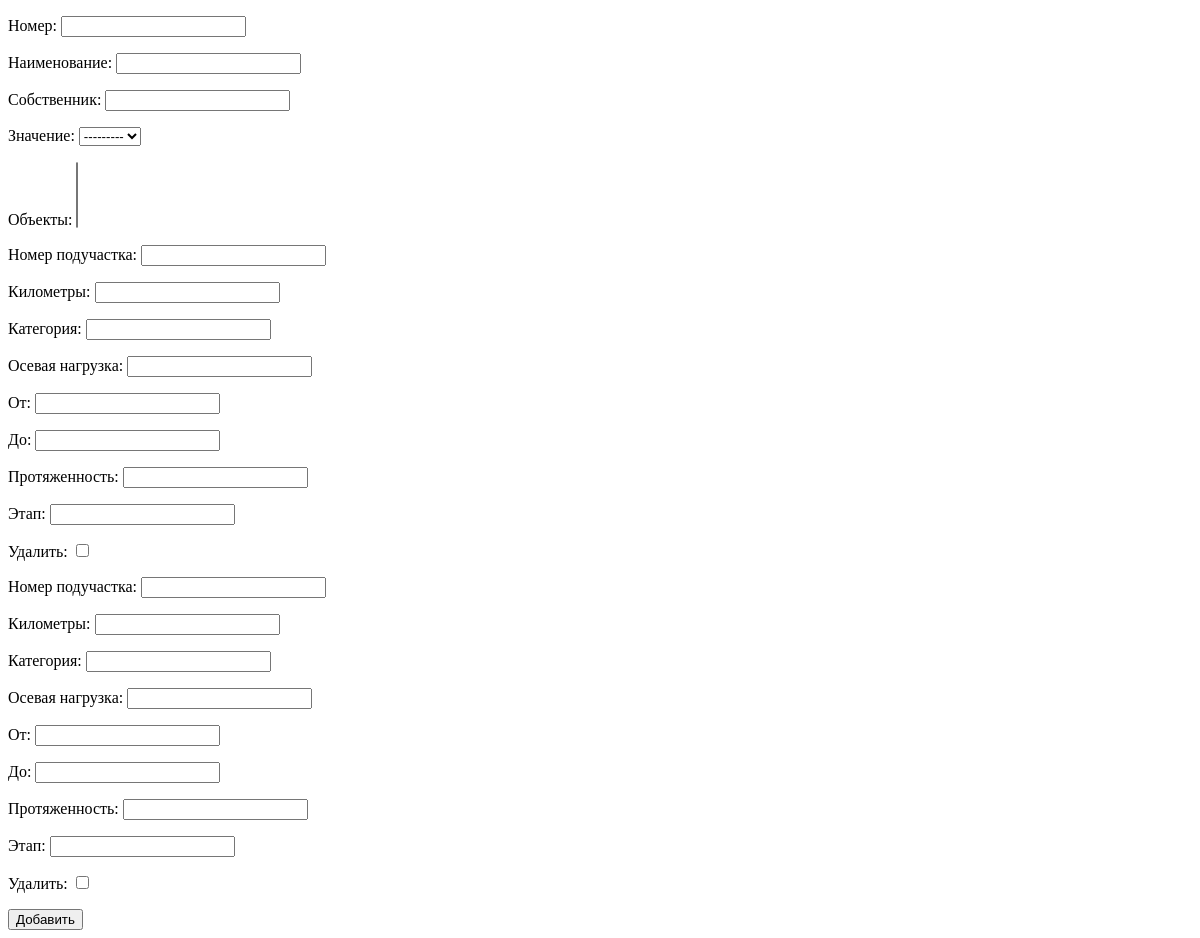
The page /inputuchastok/ on the database as committed earlier.
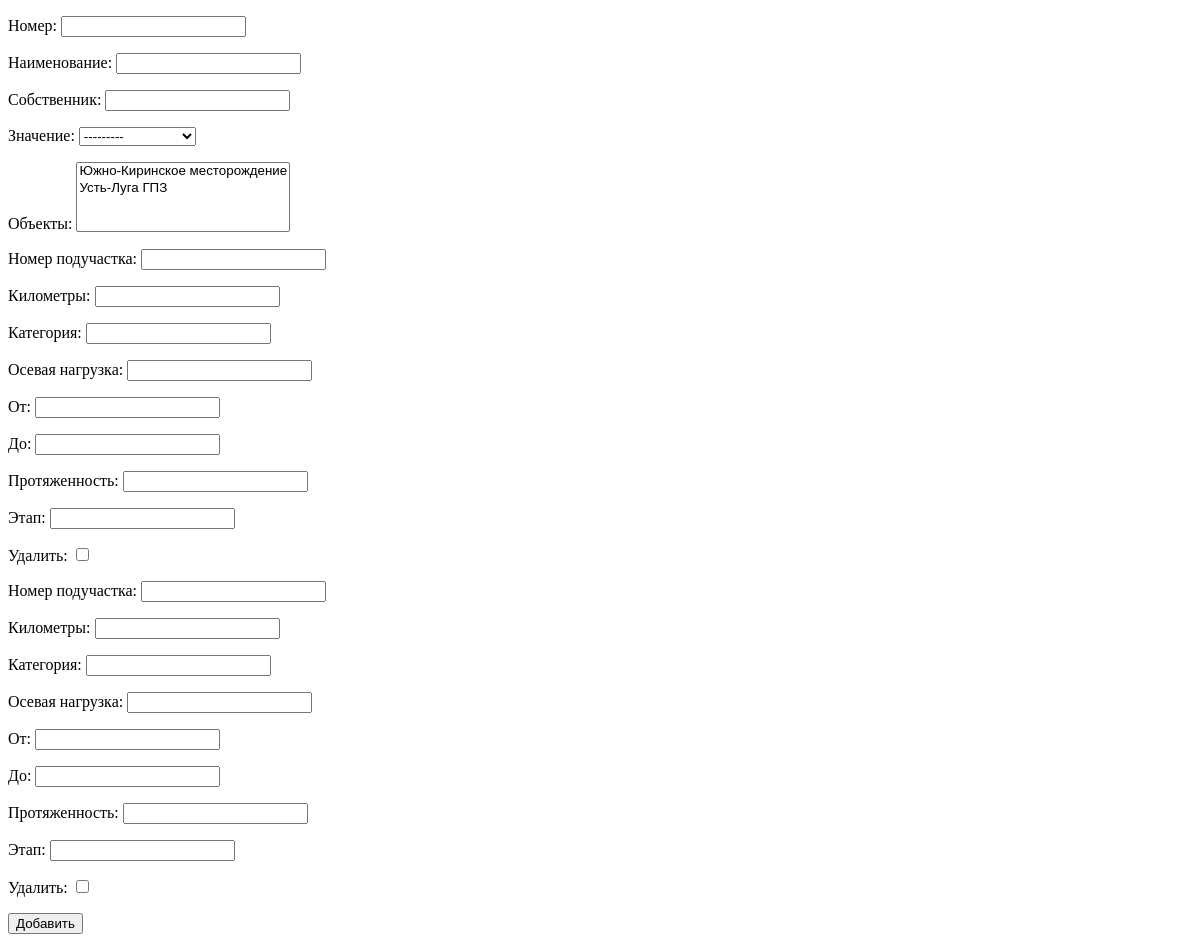
The same page on the database as committed later.
### roads/models.py (models this page shows)
class Znachenie(models.Model):
    znachenie = models.CharField(max_length=255, verbose_name='Значение', null=True, default=None, blank=True)
    def __str__(self):
        return self.znachenie
    class Meta:
        verbose_name = 'Значение'
        verbose_name_plural = 'Значения'

### roads/views.py (the view)
# urls.py: path('inputuchastok/', InputUchastok.as_view(), name='input_uchastok'),
class InputUchastok(CreateView):
    form_class = AddRoadForm
    template_name = 'roads/add_uchastok.html'
    success_url = reverse_lazy('listroads')
    def get_context_data(self, **kwargs):
        context = super(InputUchastok, self).get_context_data(**kwargs)
        if self.request.POST:
            context['road_form'] = RoadFormset(self.request.POST)
            print(form.cleaned_data)
        else:
            context['road_form'] = RoadFormset()
        return context

### roads/forms.py
class AddRoadForm(forms.ModelForm):
    class Meta:
        model = Road
        fields = '__all__'

### roads/models.py (called while the page is built)
    def __str__(self):
        return self.object_name

### roads/templates/roads/add_uchastok.html (shortened to what this page needs)
<!DOCTYPE html>
<html lang="en">
<head>
</head>
<body>
    <form action="{% url 'input_uchastok' %}" method="POST">
    {{ form.as_p }}
    {{ road_form.as_p }}
    <button type="submit">Добавить</button>
</form>
</body>
</html>

Rows that differ between the two databases and show on the page:
added Znachenie: znachenie "---------"
Other text that changed with them:
form field objects_r: (not shown) → "Южно-Киринское месторождение / Усть-Луга ГПЗ"
form field znachenie: "---------" → (not shown)
